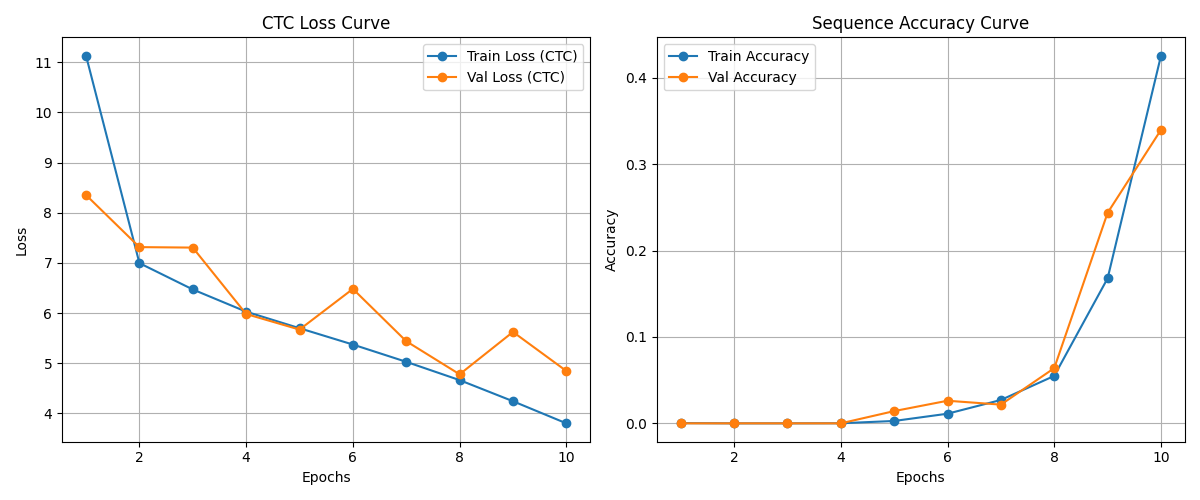
#> input picture backend/model/training_metrics.png, 1200 x 500 px
$ python -i image_service.py   (imports and definitions only)
#> lines starting #> are read from the running program, lines starting #| are printed output that depends on the picture
#> further down, picture is the input picture: shape (500, 1200, 3); mean B, G, R 248, 248.4, 248.8
import cv2
import numpy as np


class ImageService:

    def __init__(self):
        self.scale = 1.0

    # ==========================================
    # Resize Image
    # ==========================================
    # [10 lines left out: function resize, not called in this run]

    # ==========================================
    # CLAHE Contrast Enhancement
    # ==========================================
    def clahe(self, image):

        lab = cv2.cvtColor(image, cv2.COLOR_BGR2LAB)
#> lab: shape (500, 1200, 3); mean of channels 0, 1, 2 249, 128.2, 128.3

        l, a, b = cv2.split(lab)
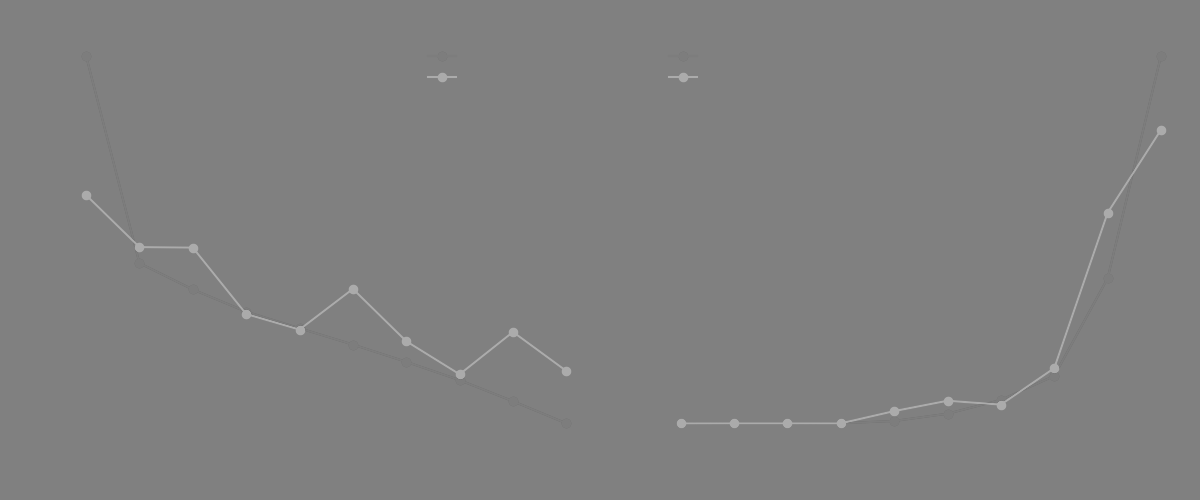
#> a: shape (500, 1200); min 120, max 172, mean 128.2

        clahe = cv2.createCLAHE(
            clipLimit=3.0,
            tileGridSize=(8, 8)
        )

        l = clahe.apply(l)

        lab = cv2.merge((l, a, b))
#> lab: shape (500, 1200, 3); mean of channels 0, 1, 2 248.5, 128.2, 128.3

        return cv2.cvtColor(lab, cv2.COLOR_LAB2BGR)

    # ==========================================
    # Sharpen Image
    # ==========================================
    # [99 lines left out: functions sharpen, denoise, threshold, deskew, preprocess, not called in this run]

>>> import cv2
>>> picture = cv2.imread('../model/training_metrics.png')
>>> result = ImageService().clahe(picture)
